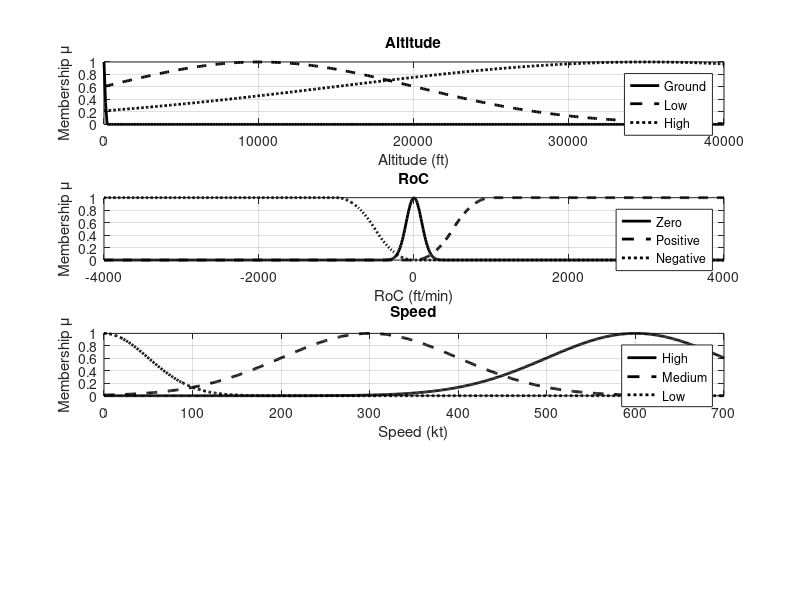

This chart was generated by the following MATLAB code:
%% Fuzzy Membership Functions according to my definitions
%   H_gnd(η) = Z(η,0,200)
%   H_lo(η)  = G(η,10000,10000)
%   H_hi(η)  = G(η,35000,20000)
%   RoC0(τ)  = G(τ,0,100)
%   RoC+(τ)  = S(τ,10,1000)
%   RoC–(τ)  = Z(τ,–1000,–10)
%   V_lo(v)  = G(v,0,50)
%   V_mid(v) = G(v,300,100)
%   V_hi(v)  = G(v,600,100)
%   P_gnd(p)= G(p,1,0.2)
%   P_clb(p)= G(p,2,0.2)
%   P_cru(p)= G(p,3,0.2)
%   P_des(p)= G(p,4,0.2)
%   P_lvl(p)= G(p,5,0.2)

% 1) Define the continuous axes
eta = linspace(0,40000,401);      % altitude in feet
tau = linspace(-4000,4000,801);   % rate of climb in ft/min
v   = linspace(0,700,701);        % speed in knots
p   = linspace(0,6,601);          % phase axis (0 to 6)

% 2) Compute each membership function
H_gnd = zmf(eta, [30 150]);               % Z(η,0,200)
H_lo  = gaussmf(eta, [10000 10000]);     % G(η,10000,10000)
H_hi  = gaussmf(eta, [20000 35000]);     % G(η,35000,20000)

RoC0 = gaussmf(tau,[100 0]);             % G(τ,0,100)
RoCp = smf(tau, [10 1000]);              % S(τ,10,1000)
RoCm = zmf(tau,[-1000 -10]);             % Z(τ,–1000,–10)

V_lo  = gaussmf(v,[50 0]);               % G(v,0,50)
V_mid = gaussmf(v,[100 300]);            % G(v,300,100)
V_hi  = gaussmf(v,[100 600]);            % G(v,600,100)

P_gnd = gaussmf(p,[0.2 1]);              % G(p,1,0.2)
P_clb = gaussmf(p,[0.2 2]);              % G(p,2,0.2)
P_cru = gaussmf(p,[0.2 3]);              % G(p,3,0.2)
P_des = gaussmf(p,[0.2 4]);              % G(p,4,0.2)
P_lvl = gaussmf(p,[0.2 5]);              % G(p,5,0.2)

% 3) Plot the four‑panel figure
figure;

% --- Altitude ---
subplot(4,1,1);
plot(eta, H_gnd, 'k-', 'LineWidth',2); hold on;
plot(eta, H_lo,  'k--','LineWidth',2);
plot(eta, H_hi,  'k:','LineWidth',2);
grid on;
xlabel('Altitude (ft)');
ylabel('Membership μ');
title('Altitude');
legend('Ground','Low','High','Location','Best');

% --- RoC ---
subplot(4,1,2);
plot(tau, RoC0, 'k-', 'LineWidth',2); hold on;
plot(tau, RoCp, 'k--','LineWidth',2);
plot(tau, RoCm, 'k:','LineWidth',2);
grid on;
xlabel('RoC (ft/min)'); 
ylabel('Membership μ');
title('RoC');
legend('Zero','Positive','Negative','Location','Best');

% --- Speed ---
subplot(4,1,3);
plot(v, V_hi,  'k-', 'LineWidth',2); hold on;
plot(v, V_mid, 'k--','LineWidth',2);
plot(v, V_lo,  'k:','LineWidth',2);
grid on;xlabel('Speed (kt)'); ylabel('Membership μ');
title('Speed');
legend('High','Medium','Low','Location','Best');

% --- Phase ---
%subplot(4,1,4);
% Plot discrete markers at integer phase points
%phases = 1:5;
%plot(phases, P_gnd(phases*100), 'ks','MarkerSize',8,'LineWidth',2); hold on;
%plot(phases, P_clb(phases*100), 'k^','MarkerSize',8,'LineWidth',2);
%plot(phases, P_des(phases*100), 'kv','MarkerSize',8,'LineWidth',2);
%plot(phases, P_cru(phases*100), 'kx','MarkerSize',8,'LineWidth',2);
%plot(phases, P_lvl(phases*100), 'ko','MarkerSize',8,'LineWidth',2);

%grid on;xlim([0.5 5.5]); ylim([0 1.2]);
%set(gca, 'XTick', phases, 'XTickLabel',{'Ground','Climb','Descent','Cruise','Level flight'});xlabel('Phase'); ylabel('Membership μ');
%title('Phase');
